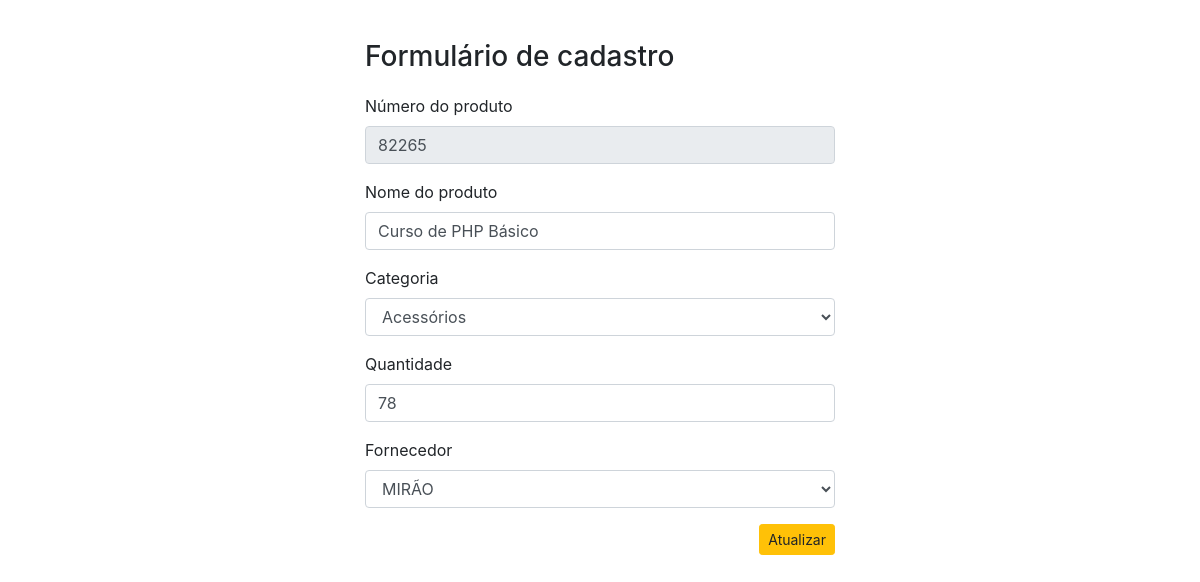
Screenshot of /Script/editar_produto.php?id=11 with the database file from the repository.
### tables this page shows
CREATE TABLE `estoque` (
  `id_estoque` int(11) NOT NULL,
  `numproduto` int(11) NOT NULL,
  `nomeproduto` varchar(200) NOT NULL,
  `categoria` varchar(100) NOT NULL,
  `quantidade` int(11) NOT NULL,
  `fornecedor` varchar(100) NOT NULL
);

### Script/editar_produto.php (the view, shortened to what this page needs)
<?php
include 'conexao.php';
$id = $_GET['id'];
?>
<!DOCTYPE html>
<html lang="pt-BR">
<head>
    <link rel="stylesheet" href="https://stackpath.bootstrapcdn.com/bootstrap/4.4.1/css/bootstrap.min.css"
>
</head>
<body>
    <div class="container" style="margin-top: 40px" id="container">
        <h3>Formulário de cadastro</h3>
        <form action="_atualizar_produto.php" method="post" style="margin-top: 20px">
            <?php
            $sql = "SELECT * FROM `estoque` WHERE id_estoque = $id";
            $buscar = mysqli_query($conexao,$sql);
            while ($array = mysqli_fetch_array($buscar)) {
                $numproduto = $array['numproduto'];
                $nomeproduto = $array['nomeproduto'];
                $quantidade = $array['quantidade'];
            ?>
            <div class="form-group">
                <label>Número do produto</label>
                <input type="number" class="form-control" name="numproduto" value="<?php echo $numproduto?>" disabled>
            </div>
            <div class="form-group">
                <label>Nome do produto</label>
                <input type="text" class="form-control" name="nomeproduto" value="<?php echo $nomeproduto?>">
            </div>
            <div class="form-group">
                <label>Categoria</label>
                <select class="form-control" name="categoria">
                    <?php
                    include 'conexao.php';
                    $sql = "SELECT * FROM `categoria` order by categoria ASC";
                    $buscar = mysqli_query($conexao,$sql);
                    while ($array = mysqli_fetch_array($buscar)) {
                        $nome_categoria = $array['categoria'];
                    ?>
                    <option><?php echo $nome_categoria ?></option>
                    <?php  } ?>
                </select>
            </div>
            <div class="form-group">
                <label>Quantidade</label>
                <input type="number" class="form-control" name="quantidade" value="<?php echo $quantidade?>">
            </div>
            <div class="form-group">
                <label>Fornecedor</label>
                <select class="form-control" name="fornecedor">
                    <?php
                    include 'conexao.php';
                    $sql2 = "SELECT * FROM `fornecedor`";
                    $buscar2 = mysqli_query($conexao,$sql2);
                    while ($array2 = mysqli_fetch_array($buscar2)) {
                        $nome_fornecedor = $array2['nome_fornecedor'];
                    ?>
                    <option><?php echo $nome_fornecedor ?></option>
                    <?php  } ?>
                </select>
            </div>
            <div style="text-align: right;">
                <button type="submit" id="botao" class="btn btn-warning btn-sm">Atualizar</button>
            </div>
            <?php } ?>
        </form>
    </div>
</body>
</html>

### Script/editar_produto.php (style rules this page uses)
#container { width: 500px; }

### rows the page displays
estoque: numproduto "82265", nomeproduto "Curso de PHP Básico", quantidade "78"

### other values shown
form field categoria "Acessórios"
form field fornecedor "MIRÃO"
